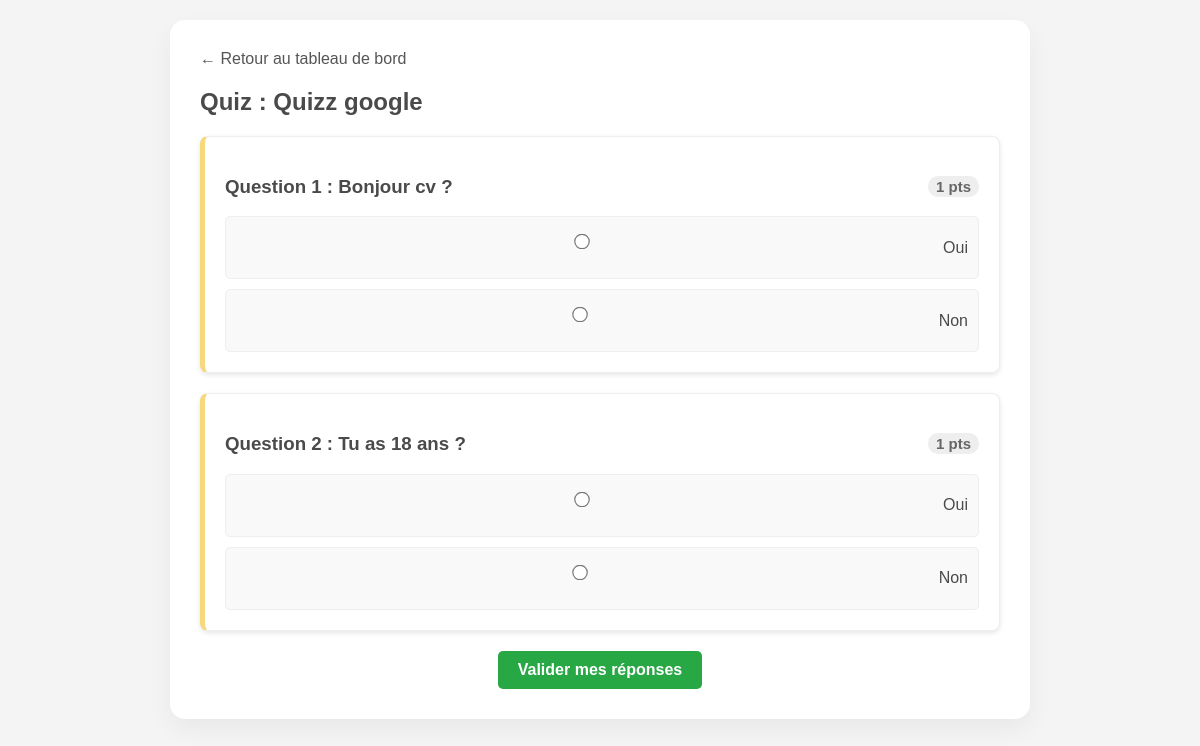
The app's page /repondre.php?id=5 (signed in) with its own data.
### tables this page shows
CREATE TABLE IF NOT EXISTS `quizzes` (
  `id` int(11) NOT NULL AUTO_INCREMENT,
  `title` varchar(255) NOT NULL,
  `status` varchar(50) DEFAULT 'building',
  `author_id` int(11) NOT NULL,
  PRIMARY KEY (`id`),
  KEY `author_id` (`author_id`)
);

CREATE TABLE IF NOT EXISTS `questions` (
  `id` int(11) NOT NULL AUTO_INCREMENT,
  `quiz_id` int(11) NOT NULL,
  `question_text` text NOT NULL,
  `points` int(11) DEFAULT 1,
  `type_question` varchar(20) DEFAULT 'qcm',
  `type` varchar(50) NOT NULL,
  PRIMARY KEY (`id`),
  KEY `quiz_id` (`quiz_id`)
);

CREATE TABLE IF NOT EXISTS `choices` (
  `id` int(11) NOT NULL AUTO_INCREMENT,
  `question_id` int(11) NOT NULL,
  `choice_text` varchar(255) NOT NULL,
  `is_correct` tinyint(1) DEFAULT 0,
  PRIMARY KEY (`id`),
  KEY `question_id` (`question_id`)
);

### repondre.php (the view, shortened to what this page needs)
<?php
require 'db.php';
$quiz_id = $_GET['id'];
$stmt = $pdo->prepare("SELECT * FROM quizzes WHERE id = ?");
$stmt->execute([$quiz_id]);
$quiz_info = $stmt->fetch();
$stmt = $pdo->prepare("SELECT * FROM questions WHERE quiz_id = ?");
$stmt->execute([$quiz_id]);
$questions = $stmt->fetchAll();
?>
<!DOCTYPE html>
<html lang="fr">
<head>
    <link rel="stylesheet" href="style.css">
</head>
<body>
<div class="container">
    <div style="margin-bottom: 20px;">
        <a href="dashboard_user.php" style="text-decoration: none; color: #555;">&larr; Retour au tableau de bord</a>
    </div>
    <h2>Quiz : <?php echo htmlspecialchars($quiz_info['title']); ?></h2>
    <?php if (empty($questions)): ?>
        <div class="card" style="text-align: center; background-color: #fff3cd; color: #856404; border: 1px solid #ffeeba;">
            <h3>Oups ! Aucune question trouvée.</h3>
            <p>Ce quiz ne contient pas encore de questions.</p>
        </div>
    <?php else: ?>
    <form method="post">
        <?php foreach($questions as $index => $q): ?>
            <?php
            $mon_type = 'qcm';
            if (!empty($q['type_question'])) {
                $mon_type = $q['type_question'];
            } elseif (!empty($q['type'])) {
                $mon_type = $q['type'];
            }
            ?>
            <div class="card">
                <h3>
                    Question <?php echo $index + 1; ?> :
                    <?php echo htmlspecialchars($q['question_text']); ?>
                    <span style="float:right; font-size:0.8em; color:#666; background:#eee; padding:2px 8px; border-radius:10px;">
                        <?php echo $q['points']; ?> pts
                    </span>
                </h3>
                <?php if ($mon_type == 'libre'): ?>
                    <textarea name="rep[<?php echo $q['id']; ?>]" rows="4" placeholder="Écrivez votre réponse ici..."></textarea>
                <?php else: ?>
                    <?php
                    $ch = $pdo->prepare("SELECT * FROM choices WHERE question_id = ?");
                    $ch->execute([$q['id']]);
                    $les_choix = $ch->fetchAll();
                    ?>
                    <?php if(count($les_choix) == 0): ?>
                        <p style="color:red; font-style:italic;">Erreur : Aucun choix configuré pour cette question.</p>
                    <?php else: ?>
                        <div style="display: flex; flex-direction: column; gap: 10px;">
                        <?php foreach($les_choix as $c): ?>
                            <label style="cursor:pointer; display:flex; align-items:center; background:#f9f9f9; padding:10px; border-radius:5px; border:1px solid #eee;">
                                <input type="radio" name="rep[<?php echo $q['id']; ?>]" value="<?php echo $c['id']; ?>" required style="margin-right:15px; transform: scale(1.2);">
                                <span><?php echo htmlspecialchars($c['choice_text']); ?></span>
                            </label>
                        <?php endforeach; ?>
                        </div>
                    <?php endif; ?>
                <?php endif; ?>
            </div>
        <?php endforeach; ?>
        <div style="text-align: center;">
            <button type="submit" name="finish" class="btn">Valider mes réponses</button>
        </div>
    </form>
    <?php endif; ?>
</div>
</body>
</html>

### style.css (style rules this page uses)
:root { --purple: #9b8cce; --pink: #f4aeb4; --yellow: #f6d87d; --dark: #4a4a4a; }
body { font-family: 'Segoe UI', sans-serif; background-color: #f4f4f9; color: var(--dark); margin: 0; }
.container { width: 90%; max-width: 800px; margin: 40px auto; background: white; padding: 30px; border-radius: 15px; box-shadow: 0 10px 25px rgba(0,0,0,0.05); }
input, select, textarea { width: 100%; padding: 12px; margin: 8px 0 20px 0; border: 1px solid #ddd; border-radius: 8px; box-sizing: border-box; }
.btn { background-color: var(--pink); color: white; padding: 12px 25px; border: none; border-radius: 50px; cursor: pointer; font-size: 16px; font-weight: bold; text-decoration: none; display: inline-block; transition: transform 0.2s; }
.card { border: 1px solid #eee; padding: 20px; margin-bottom: 15px; border-radius: 12px; border-left: 5px solid var(--yellow); background: #fff; }

### repondre.php (style rules this page uses)
body { font-family: sans-serif; background-color: #f4f4f4; padding: 20px; }
.container { max-width: 800px; margin: 0 auto; }
.card { background: white; padding: 20px; margin-bottom: 20px; border-radius: 8px; box-shadow: 0 2px 5px rgba(0,0,0,0.1); }
.btn { background: #28a745; color: white; padding: 10px 20px; border: none; border-radius: 5px; cursor: pointer; font-size: 16px; }

### records on screen
quizzes: title "Quizz google"
questions: question_text "Bonjour cv ?", points "1"
choices: choice_text "Oui"
choices: choice_text "Non"
questions: question_text "Tu as 18 ans ?", points "1"
choices: choice_text "Oui"
choices: choice_text "Non"
